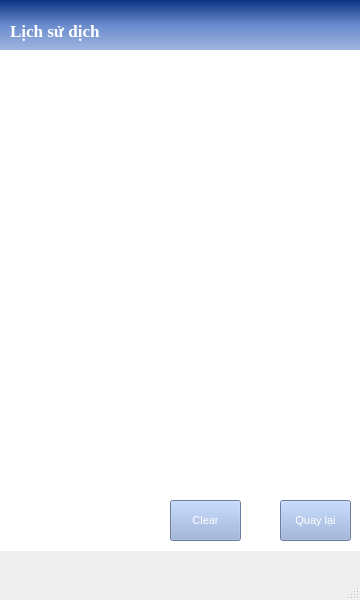
<?xml version="1.0" encoding="UTF-8"?>
<ui version="4.0">
 <class>MainWindow</class>
 <widget class="QMainWindow" name="MainWindow">
  <property name="geometry">
   <rect>
    <x>0</x>
    <y>0</y>
    <width>360</width>
    <height>600</height>
   </rect>
  </property>
  <property name="windowTitle">
   <string>MainWindow</string>
  </property>
  <widget class="QWidget" name="centralwidget">
   <widget class="QLabel" name="label_2">
    <property name="geometry">
     <rect>
      <x>0</x>
      <y>0</y>
      <width>361</width>
      <height>51</height>
     </rect>
    </property>
    <property name="styleSheet">
     <string notr="true">
background-color: qlineargradient(spread:pad, x1:0, y1:0, x2:0, y2:1, stop:0 #0c3483, stop:0.5 #6b8cce, stop:1 #a2b6df);</string>
    </property>
    <property name="text">
     <string/>
    </property>
   </widget>
   <widget class="QLabel" name="tieude_2">
    <property name="geometry">
     <rect>
      <x>10</x>
      <y>10</y>
      <width>141</width>
      <height>41</height>
     </rect>
    </property>
    <property name="font">
     <font>
      <family>Times New Roman</family>
      <pointsize>13</pointsize>
      <weight>75</weight>
      <bold>true</bold>
     </font>
    </property>
    <property name="styleSheet">
     <string notr="true">color: white;</string>
    </property>
    <property name="text">
     <string>Lịch sử dịch</string>
    </property>
   </widget>
   <widget class="QLabel" name="label">
    <property name="geometry">
     <rect>
      <x>0</x>
      <y>50</y>
      <width>361</width>
      <height>501</height>
     </rect>
    </property>
    <property name="styleSheet">
     <string notr="true">background-color: white;
</string>
    </property>
    <property name="text">
     <string/>
    </property>
   </widget>
   <widget class="QPushButton" name="thoat_2">
    <property name="geometry">
     <rect>
      <x>280</x>
      <y>500</y>
      <width>71</width>
      <height>41</height>
     </rect>
    </property>
    <property name="font">
     <font>
      <pointsize>8</pointsize>
     </font>
    </property>
    <property name="styleSheet">
     <string notr="true">background-color: #94adda;
color: white;
</string>
    </property>
    <property name="text">
     <string>Quay lại</string>
    </property>
   </widget>
   <widget class="QPushButton" name="thoat_3">
    <property name="geometry">
     <rect>
      <x>170</x>
      <y>500</y>
      <width>71</width>
      <height>41</height>
     </rect>
    </property>
    <property name="font">
     <font>
      <pointsize>8</pointsize>
     </font>
    </property>
    <property name="styleSheet">
     <string notr="true">background-color: #94adda;
color: white;
</string>
    </property>
    <property name="text">
     <string>Clear</string>
    </property>
   </widget>
  </widget>
  <widget class="QMenuBar" name="menubar">
   <property name="geometry">
    <rect>
     <x>0</x>
     <y>0</y>
     <width>360</width>
     <height>22</height>
    </rect>
   </property>
  </widget>
  <widget class="QStatusBar" name="statusbar"/>
 </widget>
 <resources/>
 <connections/>
</ui>
